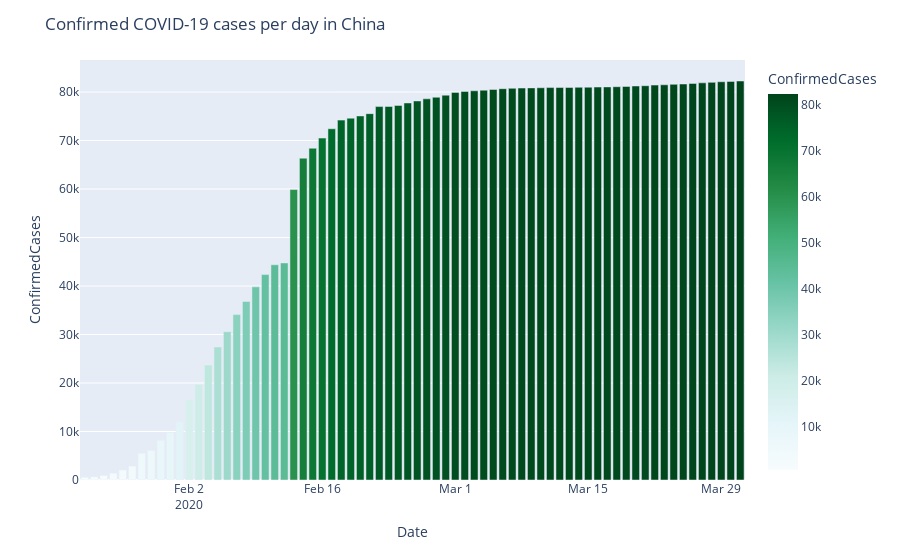

The notebook cell this image was saved under:
### Code cell
df_by_date = pd.DataFrame(train.fillna('NA').groupby(['Country_Region','Date'])['ConfirmedCases'].sum().sort_values().reset_index())

fig = px.bar(df_by_date.loc[(df_by_date['Country_Region'] == 'China') &(df_by_date.Date >= '2020-01-01')].sort_values('ConfirmedCases',ascending = False), 
             x='Date', y='ConfirmedCases', color="ConfirmedCases", color_continuous_scale=px.colors.sequential.BuGn)

fig.update_layout(title_text='Confirmed COVID-19 cases per day in China')
fig.show()

### Figure 1 — Plotly figure (JSON) as saved in the notebook; plotly's stock layout.template omitted (floating-point values rounded to 4 significant figures)
{"data": [{"textposition": "auto", "hovertemplate": "Date=%{x}<br>ConfirmedCases=%{marker.color}", "showlegend": false, "legendgroup": "", "name": "", "yaxis": "y", "y": [82279, 82198, 82122, 81999, 81897, 81782, 81661, 81591, 81498, 81435, 81305, 81250, 81156, 81102, 81058, 81033, 81003, 80977, 80945, 80932, 80921, 80887, 80860, 80823, 80770, 80690, 80537, 80386, 80261, 80136, 79932, 79356, 78928, 78600, 78166, 77754, 77241, 77022, 77001, 75550, 75077, 74619, 74211, 72434, 70513, 68413, 66358, 59895, 44759, 44386, 42354, 39829, 36814, 34110, 30587, 27440, 23707, 19716, 16630, 11891, 9802, 8141, 6087, 5509, 2877, 2075, 1406, 920, 643, 548], "hoverlabel": {"namelength": 0}, "offsetgroup": "", "xaxis": "x", "marker": {"color": [82279, 82198, 82122, 81999, 81897, 81782, 81661, 81591, 81498, 81435, 81305, 81250, 81156, 81102, 81058, 81033, 81003, 80977, 80945, 80932, 80921, 80887, 80860, 80823, 80770, 80690, 80537, 80386, 80261, 80136, 79932, 79356, 78928, 78600, 78166, 77754, 77241, 77022, 77001, 75550, 75077, 74619, 74211, 72434, 70513, 68413, 66358, 59895, 44759, 44386, 42354, 39829, 36814, 34110, 30587, 27440, 23707, 19716, 16630, 11891, 9802, 8141, 6087, 5509, 2877, 2075, 1406, 920, 643, 548], "coloraxis": "coloraxis"}, "x": ["2020-03-31", "2020-03-30", "2020-03-29", "2020-03-28", "2020-03-27", "2020-03-26", "2020-03-25", "2020-03-24", "2020-03-23", "2020-03-22", "2020-03-21", "2020-03-20", "2020-03-19", "2020-03-18", "2020-03-17", "2020-03-16", "2020-03-15", "2020-03-14", "2020-03-13", "2020-03-12", "2020-03-11", "2020-03-10", "2020-03-09", "2020-03-08", "2020-03-07", "2020-03-06", "2020-03-05", "2020-03-04", "2020-03-03", "2020-03-02", "2020-03-01", "2020-02-29", "2020-02-28", "2020-02-27", "2020-02-26", "2020-02-25", "2020-02-24", "2020-02-23", "2020-02-22", "2020-02-21", "2020-02-20", "2020-02-19", "2020-02-18", "2020-02-17", "2020-02-16", "2020-02-15", "2020-02-14", "2020-02-13", "2020-02-12", "2020-02-11", "2020-02-10", "2020-02-09", "2020-02-08", "2020-02-07", "2020-02-06", "2020-02-05", "2020-02-04", "2020-02-03", "2020-02-02", "2020-02-01", "2020-01-31", "2020-01-30", "2020-01-29", "2020-01-28", "2020-01-27", "2020-01-26", "2020-01-25", "2020-01-24", "2020-01-23", "2020-01-22"], "alignmentgroup": "True", "type": "bar", "orientation": "v"}], "layout": {"xaxis": {"domain": [0, 1], "anchor": "y", "title": {"text": "Date"}}, "title": {"text": "Confirmed COVID-19 cases per day in China"}, "yaxis": {"domain": [0, 1], "anchor": "x", "title": {"text": "ConfirmedCases"}}, "barmode": "relative", "margin": {"t": 60}, "legend": {"tracegroupgap": 0}, "coloraxis": {"colorbar": {"title": {"text": "ConfirmedCases"}}, "colorscale": [[0, "rgb(247,252,253)"], [0.125, "rgb(229,245,249)"], [0.25, "rgb(204,236,230)"], [0.375, "rgb(153,216,201)"], [0.5, "rgb(102,194,164)"], [0.625, "rgb(65,174,118)"], [0.75, "rgb(35,139,69)"], [0.875, "rgb(0,109,44)"], [1, "rgb(0,68,27)"]]}}}
